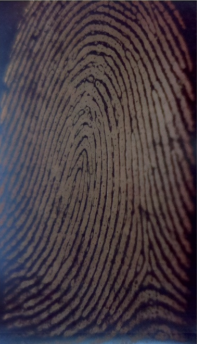
#> input picture raspireader_rawftir.png, 197 x 344 px, found by its file name
$ python FP_Preprocess_V1.py
#> lines starting #> are read from the running program, lines starting #| are printed output that depends on the picture; after the words box and inside, x2 and y2 are one past the last pixel; in counts of white or black regions, pixels touching at a corner belong together
import cv2
import numpy as np
import time
from scipy.ndimage import convolve
import math
import matplotlib.pyplot as plt
import sys
from PIL import Image
from skimage.morphology import skeletonize

def process():
    start = time.perf_counter()
    inputIMG = cv2.imread(r"C:\Users\LAB-PC\Documents\code\python\Fingerprint\raspireader_rawftir.png")
#> inputIMG is the input picture: shape (344, 197, 3); mean B, G, R 65.6, 59, 69.8

    # TODO: Somehow change to dynamic resizing ?
    # target = inputIMG[0:1636,480:2780]
    # target = cv2.resize(target,(500,500))

    grayscaled = cv2.cvtColor(inputIMG,cv2.COLOR_BGR2GRAY)
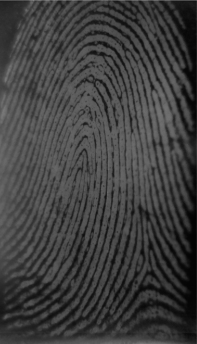
#> grayscaled: shape (344, 197); min 2, max 126, mean 63
    clahe = cv2.createCLAHE(clipLimit=2.0, tileGridSize=(8,8))
    cl1 = clahe.apply(grayscaled)
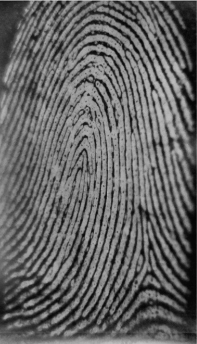
#> cl1: shape (344, 197); min 2, max 194, mean 100.6
    inverted = cv2.bitwise_not(cl1)
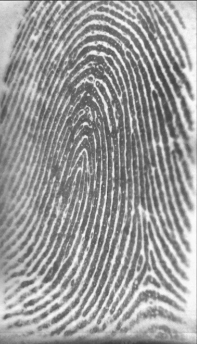
#> inverted: shape (344, 197); min 61, max 253, mean 154.4
    img = cv2.GaussianBlur(inverted,(3,3),1)
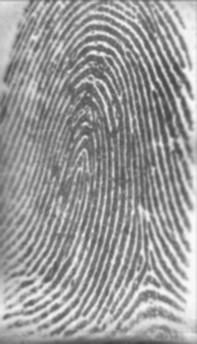
#> img: shape (344, 197); min 67, max 251, mean 154.6
    Final = cv2.adaptiveThreshold(img,255,cv2.ADAPTIVE_THRESH_GAUSSIAN_C,\
    cv2.THRESH_BINARY,17,1)
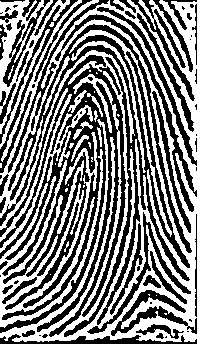
#> Final: shape (344, 197); 49.2% white; 41 white regions (24 under 20 px), largest, box (x1, y1, x2, y2) and area: (0, 0, 197, 342) 22182, (0, 132, 103, 328) 5160, (0, 0, 70, 134) 2256
    cv2.imwrite('lol.jpg',Final)
    Final = Final // 255
    thinned = skeletonize(Final).astype(np.uint8) * 255
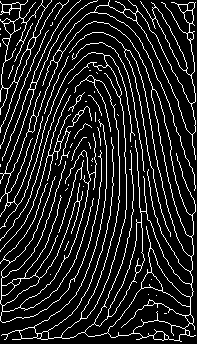
#> thinned: shape (344, 197); 13.2% white in thin lines or dots
    inverted2 = cv2.bitwise_not(thinned)
#> inverted2: shape (344, 197); 86.8% white; black in thin lines or dots
    cv2.imwrite('test.jpg',inverted2)
    end = time.perf_counter()
    print(end - start)


if __name__ == '__main__':
    process()


# [9 lines of commented-out code are left out]

$ run again, with tes.png copied over raspireader_rawftir.png
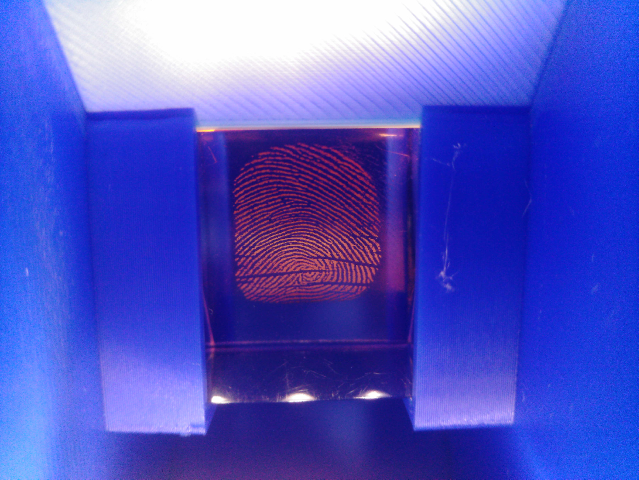
#> input picture tes.png, 1277 x 959 px, found by its file name (shown at 1/2 size)
#> in process, inputIMG is the input picture: shape (959, 1277, 3); mean B, G, R 196.4, 82.5, 79.1
#> in process, `Final = cv2.adaptiveThreshold(img,255,cv2.ADAPTIVE_THRESH_GAUSSIAN_C,\..`:
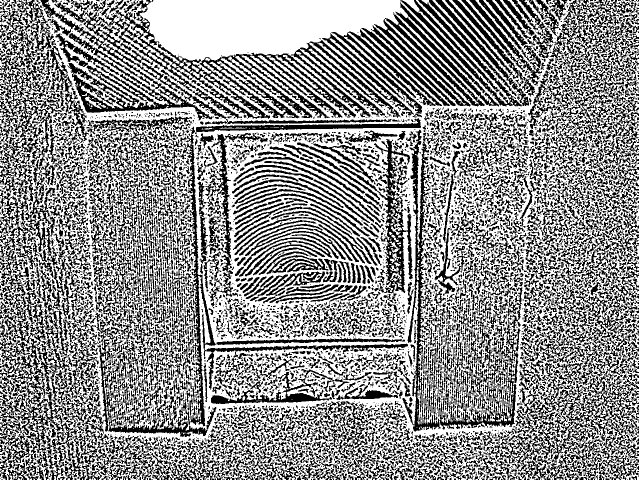
#> Final: shape (959, 1277) (shown at 1/2 size); 56.8% white; 5906 black regions (3750 under 20 px), largest, box (x1, y1, x2, y2) and area: (393, 56, 900, 238) 30042, (0, 433, 214, 959) 29833, (122, 254, 816, 874) 20113
#> in process, `thinned = skeletonize(Final).astype(np.uint8) * 255`:
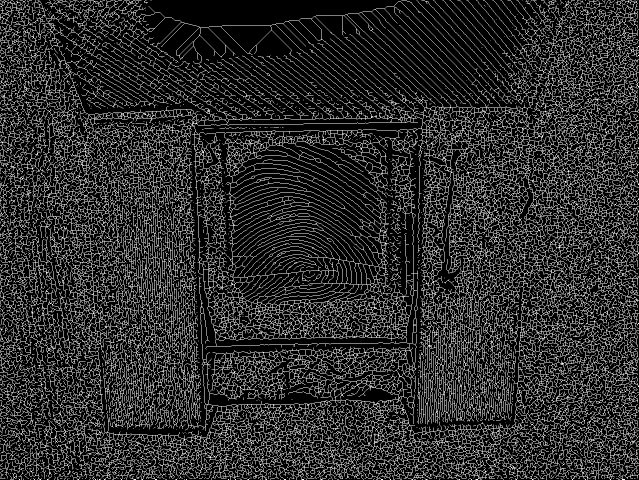
#> thinned: shape (959, 1277) (shown at 1/2 size); 17.4% white in thin lines or dots
#> inverted2: shape (959, 1277); 82.6% white; black in thin lines or dots

$ run again, with tes2.png copied over raspireader_rawftir.png
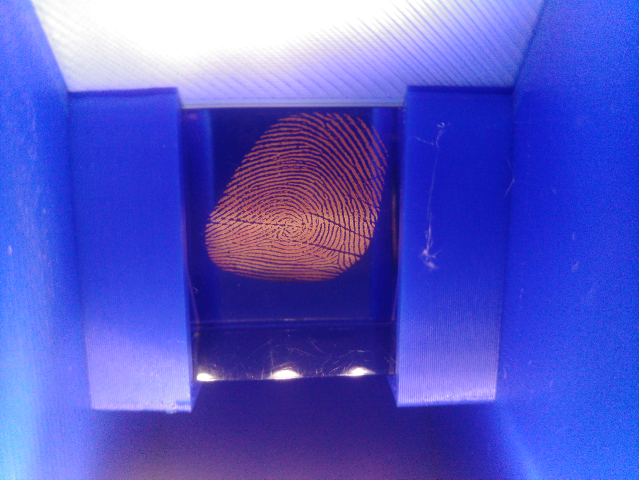
#> input picture tes2.png, 1277 x 959 px, found by its file name (shown at 1/2 size)
#> in process, inputIMG is the input picture: shape (959, 1277, 3); mean B, G, R 200.2, 86.6, 85
#> in process, `Final = cv2.adaptiveThreshold(img,255,cv2.ADAPTIVE_THRESH_GAUSSIAN_C,\..`:
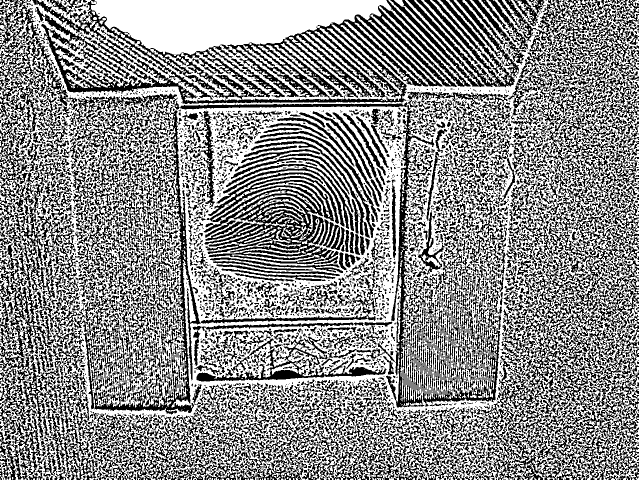
#> Final: shape (959, 1277) (shown at 1/2 size); 55.6% white; 5406 black regions (3533 under 20 px), largest, box (x1, y1, x2, y2) and area: (79, 0, 941, 221) 43550, (945, 665, 1277, 959) 30393, (0, 487, 196, 959) 22269
#> in process, `thinned = skeletonize(Final).astype(np.uint8) * 255`:
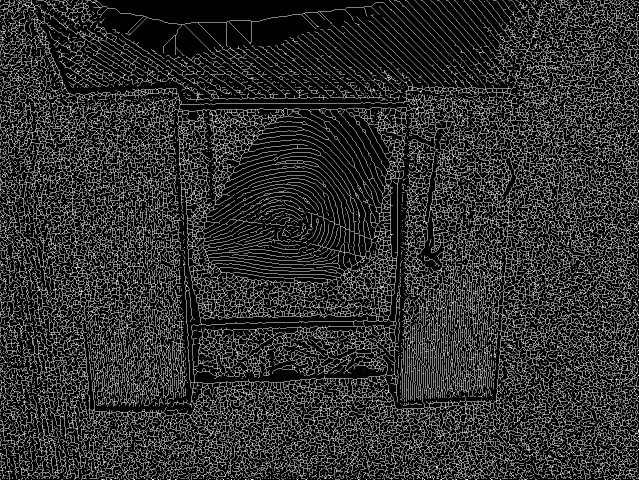
#> thinned: shape (959, 1277) (shown at 1/2 size); 17.6% white in thin lines or dots
#> inverted2: shape (959, 1277); 82.4% white; black in thin lines or dots
